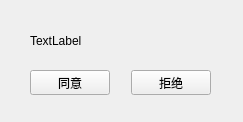
<?xml version="1.0" encoding="UTF-8"?>
<ui version="4.0">
 <class>request</class>
 <widget class="QWidget" name="request">
  <property name="geometry">
   <rect>
    <x>0</x>
    <y>0</y>
    <width>243</width>
    <height>122</height>
   </rect>
  </property>
  <property name="sizePolicy">
   <sizepolicy hsizetype="Fixed" vsizetype="Fixed">
    <horstretch>0</horstretch>
    <verstretch>0</verstretch>
   </sizepolicy>
  </property>
  <property name="windowTitle">
   <string>request</string>
  </property>
  <widget class="QLabel" name="question">
   <property name="geometry">
    <rect>
     <x>30</x>
     <y>30</y>
     <width>171</width>
     <height>21</height>
    </rect>
   </property>
   <property name="sizePolicy">
    <sizepolicy hsizetype="Fixed" vsizetype="Fixed">
     <horstretch>0</horstretch>
     <verstretch>0</verstretch>
    </sizepolicy>
   </property>
   <property name="text">
    <string>TextLabel</string>
   </property>
  </widget>
  <widget class="QWidget" name="layoutWidget">
   <property name="geometry">
    <rect>
     <x>30</x>
     <y>70</y>
     <width>181</width>
     <height>25</height>
    </rect>
   </property>
   <layout class="QHBoxLayout" name="horizontalLayout">
    <item>
     <widget class="QPushButton" name="agree">
      <property name="text">
       <string>同意</string>
      </property>
     </widget>
    </item>
    <item>
     <spacer name="horizontalSpacer">
      <property name="orientation">
       <enum>Qt::Horizontal</enum>
      </property>
      <property name="sizeHint" stdset="0">
       <size>
        <width>40</width>
        <height>20</height>
       </size>
      </property>
     </spacer>
    </item>
    <item>
     <widget class="QPushButton" name="reject">
      <property name="text">
       <string>拒绝</string>
      </property>
     </widget>
    </item>
   </layout>
  </widget>
 </widget>
 <resources/>
 <connections/>
</ui>
